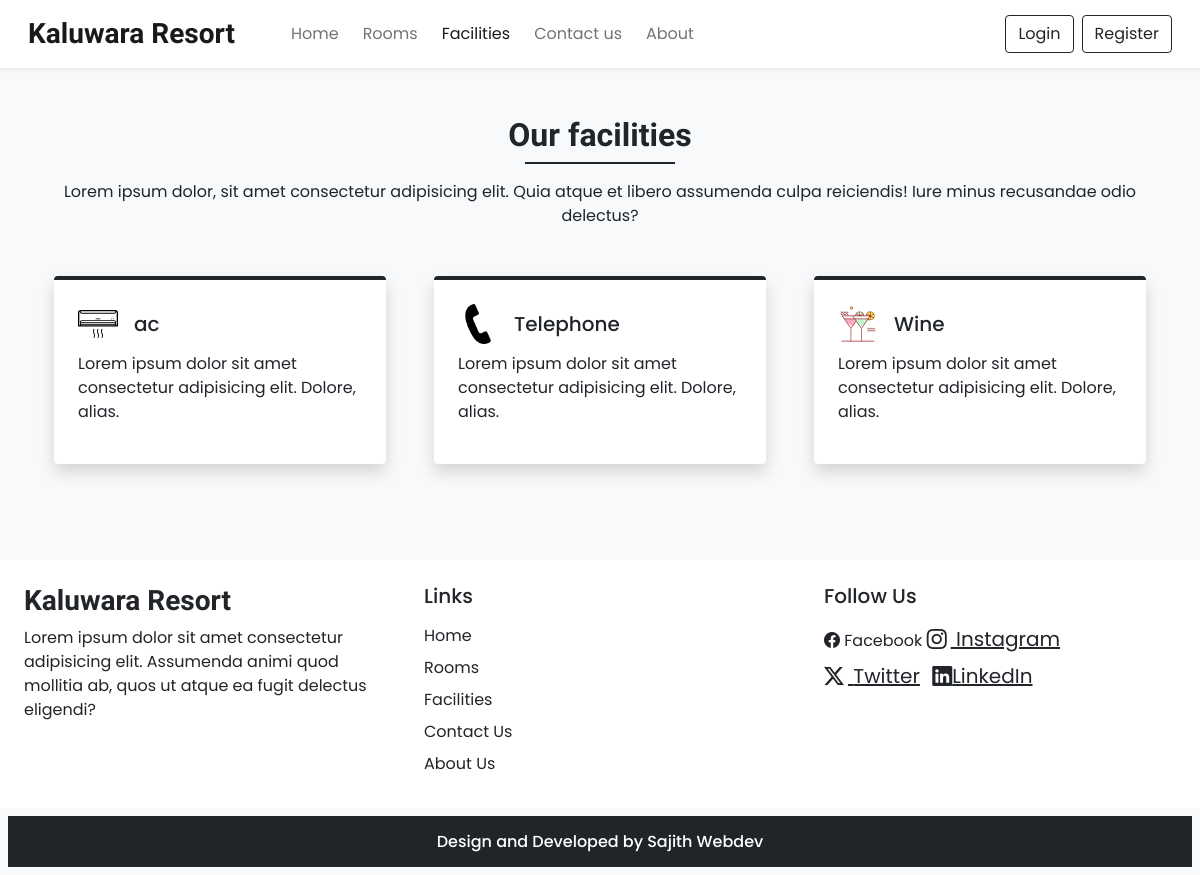
Screenshot of /facilities.php with the database file from the repository.
### tables this page shows
CREATE TABLE `facilities` (
  `id` int(11) NOT NULL,
  `icon` varchar(100) NOT NULL,
  `name` varchar(100) NOT NULL,
  `description` varchar(255) NOT NULL
);

### Admin/inc/db_config.php (called while the page is built, shortened)
<?php
function selectAll($table){
    $con = $GLOBALS['con'];
    $res = mysqli_query($con,"SELECT * FROM $table");
    return $res;
}
?>

### facilities.php (the view, shortened to what this page needs)
<!DOCTYPE html>
<html lang="en">
<head>
    <?php require('inc/links.php'); ?>
</head>
<body class="bg-light">
<?php require('inc/header.php'); ?>
<div class="my-5 px-4">
    <h2 class="fw-bold h-font text-center">Our facilities</h2>
    <div class="h-line bg-dark"></div>
    <p class="text-center mt-3">Lorem ipsum dolor, sit amet consectetur adipisicing elit. Quia atque et
        libero assumenda culpa reiciendis! Iure minus recusandae odio delectus?</p>
</div>
<div class="container">
    <div class="row">
        <?php
            $res = selectAll('facilities');
            $path = FACILITIES_IMG_PATH;
            while($row = mysqli_fetch_assoc($res)){
                echo<<<data
                    <div class="col-lg-4 col-mb-6 mb-5 px-4">
                        <div class="bg-white rounded shadow p-4 border-top border-4 border-dark pop">
                            <div class="d-flex align-items-center mb-2">
                                <img src="$path$row[icon]" width="40px">
                                <h5 class="m-0 ms-3">$row[name]</h5>
                            </div>
                            <p>$row[description]</p>
                        </div>
                    </div>
                data;
            }
        ?>
    </div>
</div>
<?php require('inc/footer.php'); ?>
</body>
</html>

### css/common.css (style rules this page uses)
:root { --teal: #2ec1ac; --teal_hover: #0aac93; }
* { font-family: "Poppins", sans-serif; }
.h-font { font-family: "Merienda", cursive; }
.h-line { width: 150px; margin: 0 auto; height: 1.7px; }

### rows the page displays
facilities: icon (picture), name "ac", description "Lorem ipsum dolor sit amet consectetur adipisicing elit. Dolore, alias."
facilities: icon (picture), name "Telephone", description "Lorem ipsum dolor sit amet consectetur adipisicing elit. Dolore, alias."
facilities: icon (picture), name "Wine", description "Lorem ipsum dolor sit amet consectetur adipisicing elit. Dolore, alias."
